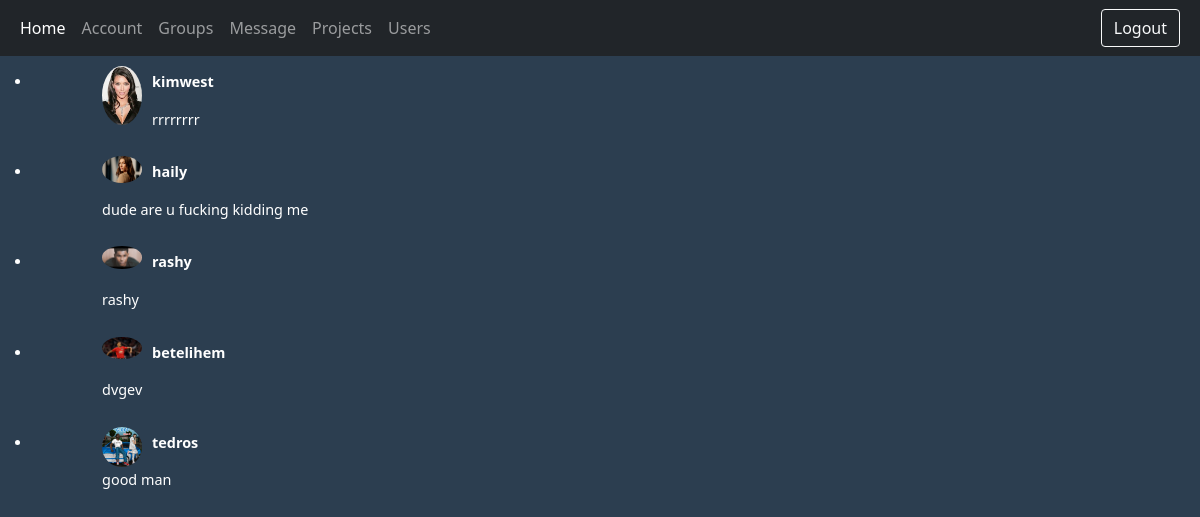
/messages/ (signed in), run on the app's committed database.
### actions/models.py (models this page shows, shortened)
class AccountMessage(models.Model):
    sender=models.ForeignKey(Account,on_delete=models.SET_NULL,null=True,blank=True ,related_name="mesg")
    receiver = models.ForeignKey(Account, on_delete=models.SET_NULL, null=True, blank=True, related_name="messages")
    body = models.CharField(max_length=1000,null=True,blank=True)
    is_read = models.BooleanField(default=False, null=True)
    created = models.DateTimeField(auto_now_add=True)
    id = models.UUIDField(default=uuid.uuid4, unique=True, primary_key=True, editable=False)
    class Meta:
        ordering = ['is_read', '-created']

### users/models.py (models this page shows, shortened)
class Account(models.Model):
    user = models.OneToOneField(User, on_delete=models.CASCADE, null=True, blank=True)
    first_name=models.CharField(max_length=200, null=True, blank=True)
    last_name = models.CharField(max_length=200, null=True, blank=True)
    username=models.CharField(max_length=200, null=True, blank=True)
    email=models.EmailField(max_length=200)
    location=models.CharField(max_length=200, null=True, blank=True)
    bio=models.TextField(max_length=200, null=True, blank=True)
    job=models.CharField(max_length=200, null=True, blank=True)
    status=models.CharField(max_length=200, null=True, blank=True)
    profile=models.ImageField(null=True, blank=True,upload_to="profiles/",default='profiles/user-default.png')
    groups=models.ManyToManyField('Group',blank=True)
    github_account=models.CharField(max_length=200, null=True, blank=True)
    linkedin_account = models.CharField(max_length=200, null=True, blank=True)
    follower_accounts= models.ManyToManyField('Account', blank=True)
    followed_accounts= models.ManyToManyField('Account', blank=True,related_name="follows")
    followers = models.IntegerField(default=0, null=True, blank=True)
    following = models.IntegerField(default=0, null=True, blank=True)
    created = models.DateTimeField(auto_now_add=True)
    id = models.UUIDField(default=uuid.uuid4, unique=True, primary_key=True, editable=False)
    class Meta:
        ordering = ['-followers']

### actions/views.py (the view)
# urls.py: path('messages/',views.messsagesPage,name="messages_page"),
def messsagesPage(request):
    user_send_messages=request.user.account.mesg.all()
    user_received_messages = request.user.account.messages.all()
    message_list = []
    message_list_1 = []
    for message in user_send_messages:
        message_list.append(message.receiver.username)
    for message in user_received_messages:
        message_list_1.append(message.sender.username)
    sender_list=[]
    mes_list=[]
    messages_list=AccountMessage.objects.all()
    for mes in messages_list:
        if mes.sender.username not in sender_list and mes.sender.username != request.user.account.username:
            sender_list.append(mes.sender.username)
            mes_list.append(mes)
        elif mes.sender.username == request.user.account.username and mes.receiver.username not in sender_list:
            sender_list.append(mes.receiver.username)
            mes_list.append(mes)
    messages_list=mes_list
    content={"message_list":message_list,"message_li":message_list_1,"messages_list":messages_list}
    return render(request,"actions/messages.html",content)

### actions/templates/actions/messages.html (shortened to what this page needs)
{% extends 'main.html' %}
{% block content %}
</head><body>
<div id="frame">
	<div id="sidepanel">
		<div id="contacts">
			<ul>
				{% for message in messages_list %}
				{% if message.receiver == request.user.account %}
				{% if message.sender.username in message_list %}
				<a style="color: white;" href="{% url 'each_message' message.sender.id %}">
				<li class="contact">
					<div class="wrap">
						<img src="{{message.sender.profile.url}}" alt="" />
						<div class="meta">
							<p class="name">{{message.sender.username}}</p>
							<p class="preview">{{message.body}}</p>
						</div>
					</div>
				</li>
					</a>
				{% elif message.sender.username in message_li %}
				<a style="color: white;" href="{% url 'each_message' message.sender.id %}">
				<li class="contact">
					<div class="wrap">
						<img src="{{message.sender.profile.url}}" alt="" />
						<div class="meta">
							<p class="name">{{message.sender.username}}</p>
							<p class="preview">{{message.body}}</p>
						</div>
					</div>
				</li>
					</a>
				{% endif %}
						{% endif %}
				{% if message.sender == request.user.account %}
					{% if message.receiver.username in message_list %}
				<a style="color: white;" href="{% url 'each_message' message.receiver.id %}">
				<li class="contact">
					<div class="wrap">
						<img src="{{message.receiver.profile.url}}" alt="" />
						<div class="meta">
							<p class="name">{{message.receiver.username}}</p>
							<p class="preview">{{message.body}}</p>
						</div>
					</div>
				</li>
					</a>
				{% endif %}
						{% endif %}
				{% endfor %}
</ul>
		</div>
	</div>
</div>
{% endblock content %}

### actions/templates/actions/messages.html (style rules this page uses)
a:link { text-decoration: None; }
#frame { width: 100%; min-width: 360px; max-width: 2000px; height: 98vh; min-height: 300px; max-height: 720px; background: #E6EAEA; }
#frame #sidepanel { float: left; min-width: 280px; max-width: 3340px; width: 100%; height: 100%; background: #2c3e50; color: #f5f5f5; overflow: hidden; position: relative; }
#frame #sidepanel #contacts { height: calc(100% - 177px); overflow-y: scroll; overflow-x: hidden; }
#frame #sidepanel #contacts ul li.contact { position: relative; padding: 10px 0 15px 0; font-size: 0.9em; cursor: pointer; }
#frame #sidepanel #contacts ul li.contact .wrap { width: 88%; margin: 0 auto; position: relative; }
#frame #sidepanel #contacts ul li.contact .wrap img { width: 40px; border-radius: 50%; float: left; margin-right: 10px; }
#frame #sidepanel #contacts ul li.contact .wrap .meta { padding: 5px 0 0 0; }
#frame #sidepanel #contacts ul li.contact .wrap .meta .name { font-weight: 600; }
#frame #sidepanel #contacts ul li.contact .wrap .meta .preview { margin: 5px 0 0 0; padding: 0 0 1px; font-weight: 400; white-space: nowrap; overflow: hidden; text-overflow: ellipsis; -moz-transition: 1s all ease; -o-transition: 1s all ease; -webkit-transition: 1s all ease; transition: 1s all ease; }

### data on the page
AccountMessage: receiver.profile (picture), receiver.username "kimwest", body "rrrrrrrr"
AccountMessage: sender.profile (picture), sender.username "haily", body "dude are u fucking kidding me"
AccountMessage: receiver.profile (picture), receiver.username "rashy", body "rashy"
AccountMessage: sender.profile (picture), sender.username "betelihem", body "dvgev"
AccountMessage: receiver.profile (picture), receiver.username "tedros", body "good man"
